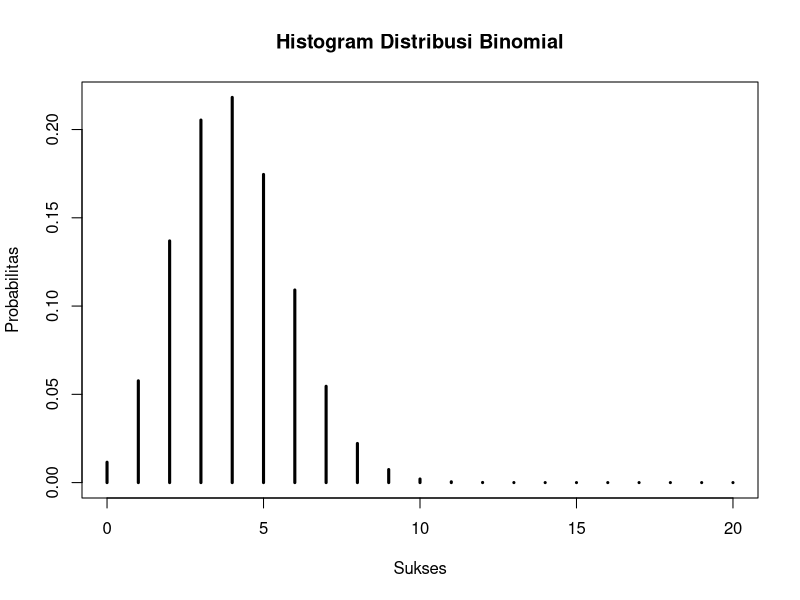

Write R code to recreate this figure.
#2 Terdapat 20 pasien menderita Covid19 dengan peluang sembuh sebesar 0.2. Tentukan :

#a
#Peluang terdapat 4 pasien yang sembuh
n = 20
p = 0.2
x = 4
dbinom (x, n, p)

#b
#Gambarkan grafik histogram berdasarkan kasus tersebut
n = 20
p = 0.2
x = 0:20
plot(x, dbinom(x, n, p),
     type = 'h',
     main = 'Histogram Distribusi Binomial',
     xlab = 'Sukses',
     ylab = 'Probabilitas',
     col = 'black',
     lwd = 3
)

#c
#Nilai Rataan (μ) dan Varian (σ2) dari Distribusi Binomial
#nilai Rataan
rataan = n * (prob = p)
rataan
#Varian
varian = n * (prob = p) * (1 - (prob = p))
varian